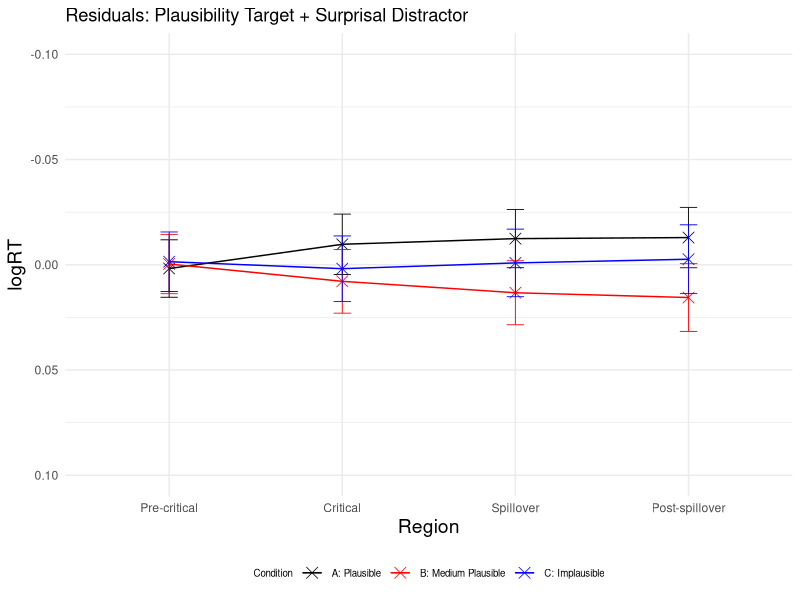
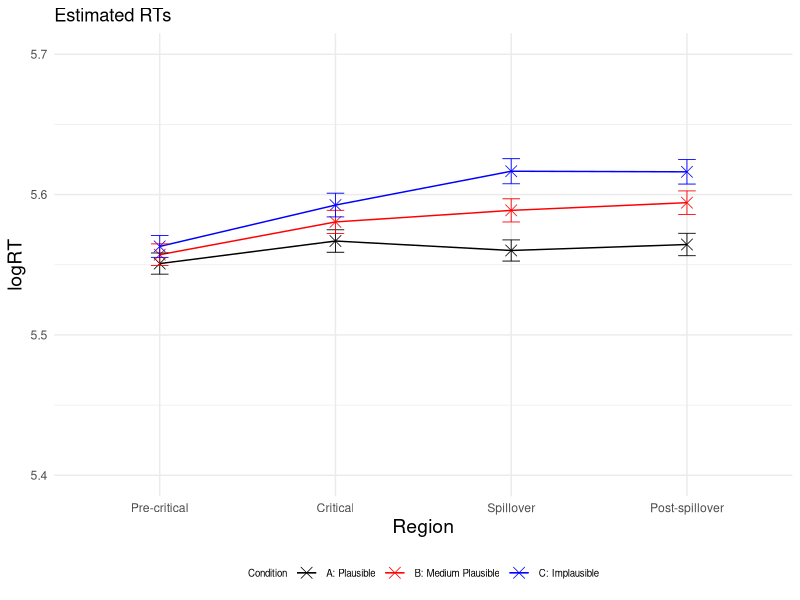
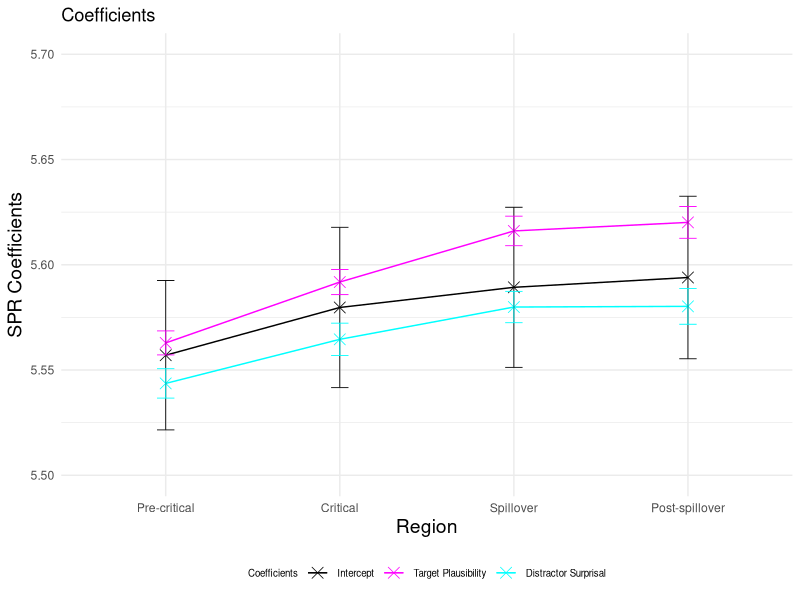
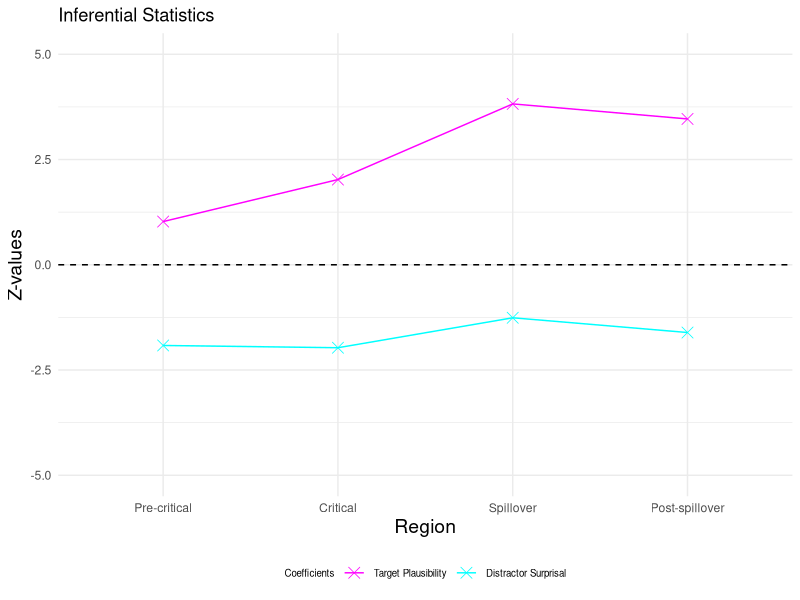
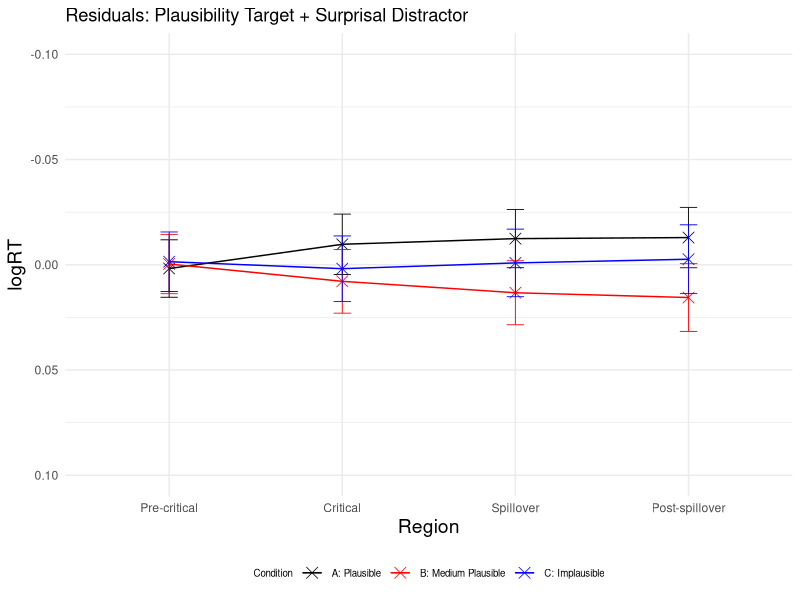
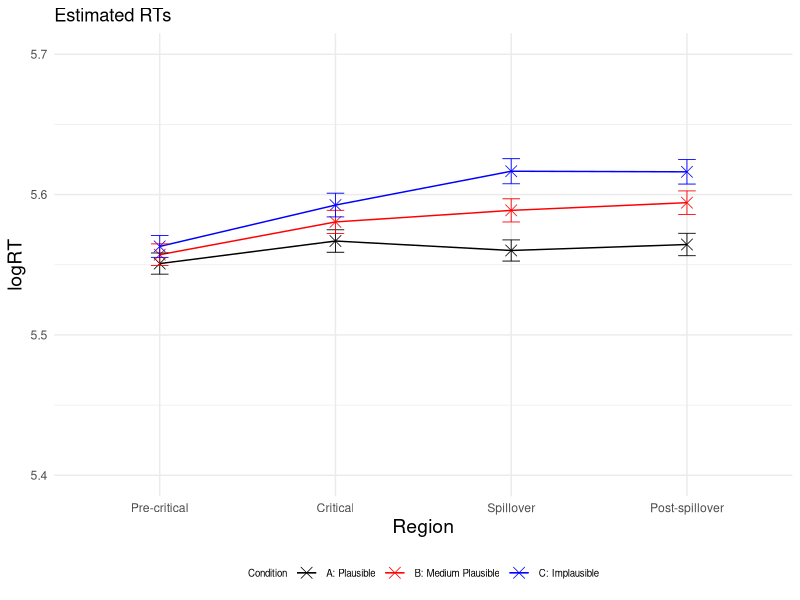
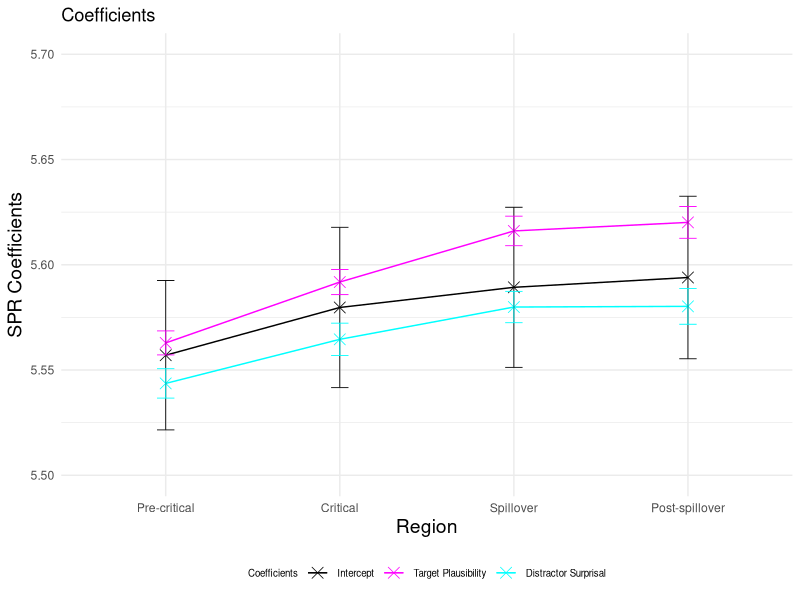
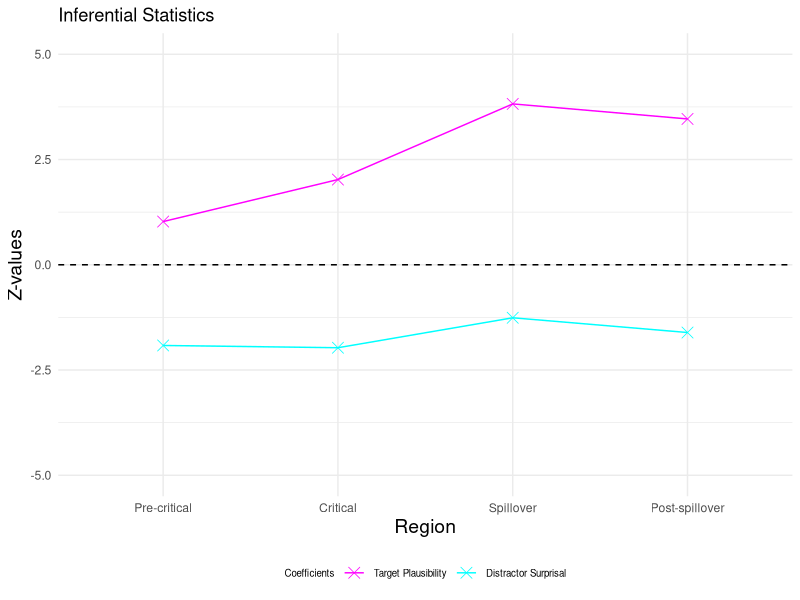

R code for these plots, in order:
### LMER ###
# load lme4 package
library(lme4)
library(lmerTest)
library(dplyr)
library(ggplot2)

setwd("~/Downloads/Master_Thesis/3_SPR_Study/Results_SPR_Plaus_avg/")
GP6 <- read.csv("GP6SPR_processed.csv")

residuals <- data.frame(
  Region = character(0),
  Condition = character(0),
  Residual = numeric(0),
  SE_Residual = numeric(0)
)

logRT_estimated <- data.frame(
  Region = character(0),
  Condition = character(0),
  Estimated_logRT = numeric(0),
  SE_Estimated = numeric(0)
)

p_values <- data.frame(
  Region = character(0),
  p_value_plausibility_target = numeric(0),
  p_value_surprisal_distractor = numeric(0)
)

SPR_coefficients <- data.frame(
  Region = character(0),
  Estimate = character(0),
  Estimate_value = numeric(0),
  Estimate_error = numeric(0),
  Z_value = numeric(0)
)


regions <- c("Pre-critical", "Critical", "Spillover", "Post-spillover") 
conditions <- c("A", "B", "C") 

for (region in regions) 
{
  # Precritical region
  region_subset <- subset(GP6, Region == region)
  
  # standardise predictors
  region_subset$scaled_Plaus_per_region <- scale(region_subset$SPR_Plaus_avg)
  region_subset$scaled_Surprisaldist_per_region <- scale(region_subset$Surprisal_distractor)
  # invert predictor plausibility
  region_subset$inverted_scaled_Plaus_per_region <- (region_subset$scaled_Plaus_per_region) * (-1)
  #log transform reading times
  region_subset$logRT_per_region <- log(region_subset$ReadingTime)
  
  
  # define and run the linear mixed-effects regression model for the precritical region 
  model_per_region <- lmerTest::lmer(logRT_per_region ~ inverted_scaled_Plaus_per_region + scaled_Surprisaldist_per_region + 
                                       (1 + inverted_scaled_Plaus_per_region + scaled_Surprisaldist_per_region | Subject) + 
                                       (1 + inverted_scaled_Plaus_per_region + scaled_Surprisaldist_per_region | Item), data = region_subset)
  
  # print the summary of the model
  summary_per_region <- summary(model_per_region)
  print(summary_per_region)
  
  # calculate p-values
  p_values_per_region <- summary_per_region$coefficients[, "Pr(>|t|)"]
  new_row_p_value <- data.frame(Region = region, 
                                p_value_plausibility_target = p_values_per_region[2], 
                                p_value_surprisal_distractor = p_values_per_region[3])
  p_values <- rbind(p_values, new_row_p_value)
  
  # extract intercept and coefficients added to intercept
  coefficients_per_region <- summary_per_region$coefficients
  intercept <- coefficients_per_region["(Intercept)", 1]
  plaus_target_coeff <- coefficients_per_region["(Intercept)", 1] + coefficients_per_region["inverted_scaled_Plaus_per_region", 1]
  surprisal_distractor_coeff <- coefficients_per_region["(Intercept)", 1] + coefficients_per_region["scaled_Surprisaldist_per_region", 1]
  
  # add error bars for coefficients and intercept
  new_row_coefficient <- data.frame(Region = region, 
                                    Estimate = "Intercept", 
                                    Estimate_value = intercept, 
                                    Estimate_error = coefficients_per_region["(Intercept)", 2],
                                    Z_value = 0)
  SPR_coefficients <- rbind(SPR_coefficients, new_row_coefficient)
  
  new_row_coefficient <- data.frame(Region = region,
                                    Estimate = "Plausability",
                                    Estimate_value = plaus_target_coeff,
                                    Estimate_error = coefficients_per_region["inverted_scaled_Plaus_per_region", 2],
                                    Z_value = coefficients_per_region["inverted_scaled_Plaus_per_region", 1] / coefficients_per_region["inverted_scaled_Plaus_per_region", 2])
  SPR_coefficients <- rbind(SPR_coefficients, new_row_coefficient)
  
  new_row_coefficient <- data.frame(Region = region,
                                    Estimate = "Surprisal", 
                                    Estimate_value = surprisal_distractor_coeff, 
                                    Estimate_error = coefficients_per_region["scaled_Surprisaldist_per_region", 2],
                                    Z_value = coefficients_per_region["scaled_Surprisaldist_per_region", 1] / coefficients_per_region["scaled_Surprisaldist_per_region", 2])
  SPR_coefficients <- rbind(SPR_coefficients, new_row_coefficient)
  
  for (condition in conditions)
  {
    #####predict condition A, precritical#####
    region_per_condition <- subset(region_subset, Condition == condition)
    region_per_condition$region_per_condition_Predicted <- predict(model_per_region, newdata = region_per_condition,  type = "response")
    
    # calculate residuals
    Residual_region_per_condition <- mean(region_per_condition$logRT_per_region) - mean(region_per_condition$region_per_condition_Predicted)
    Residual_region_per_condition
    # observed RT for condition A precritical
    region_per_condition_logRT_observed <- mean(region_per_condition$logRT_per_region)
    # if (condition == "C") 
    #  {
    #  print(region_per_condition_logRT_observed)
    # }
    # estimated RT for condition A precritical
    region_per_condition_logRT_estimated <- mean(region_per_condition$region_per_condition_Predicted)
    region_per_condition_logRT_estimated
    
    # calculate standard error for residuals
    SE_residuals_region_per_condition <- sqrt(sd(region_per_condition$logRT_per_region, na.rm = TRUE)^2/length(region_per_condition$logRT_per_region) + sd(region_per_condition$region_per_condition_Predicted, na.rm = TRUE)^2/length(region_per_condition$region_per_condition_Predicted))
    
    new_row_residuals <- data.frame(Region = region, Condition = condition, Residual = Residual_region_per_condition, SE_Residual = SE_residuals_region_per_condition)
    residuals <- rbind(residuals, new_row_residuals)
    
    # calculate standard error for logRT estimated
    ##
    SE_estimated_region_per_condition <- sd(region_per_condition$region_per_condition_Predicted, na.rm = TRUE) / sqrt(length(region_per_condition$region_per_condition_Predicted)) 
    
    new_row_logRT_estimated <- data.frame(Region = region, Condition = condition, Estimated_logRT = region_per_condition_logRT_estimated, SE_Estimated = SE_estimated_region_per_condition)
    logRT_estimated <- rbind(logRT_estimated, new_row_logRT_estimated)
  }
}

# plot residuals
# Create a line plot 
p <- ggplot(residuals, aes(x = factor(Region, levels = c("Pre-critical", "Critical", "Spillover", "Post-spillover")), 
                           y = Residual, color = Condition, group = Condition)) + geom_point(shape = 4, size = 3.5, stroke = 0.4) + geom_line(linewidth=0.5) + ylim (0.10, -0.10)
p <- p + theme_minimal() + geom_errorbar(aes(ymin=Residual-SE_Residual, ymax=Residual+SE_Residual), width=.1, size=0.3) 
p <- p + scale_color_manual(name="Condition", labels=c("A: Plausible", "B: Medium Plausible", "C: Implausible"), values=c("#000000", "#FF0000", "#0000FF"))
p <- p + labs(x="Region", y="logRT", title = "Residuals: Plausibility Target + Surprisal Distractor") 
p <- p + theme(legend.position="bottom", legend.text=element_text(size=7), legend.title=element_text(size=7), axis.title.x = element_text(size = 14), axis.title.y = element_text(size = 14)) 
p 

ggsave("Residuals_Plot.pdf", p, width=4, height=4)


# plot estimated logRTs
# Create a line plot 
p <- ggplot(logRT_estimated, aes(x = factor(Region, levels = c("Pre-critical", "Critical", "Spillover", "Post-spillover")), 
                                 y = Estimated_logRT, color = Condition, group = Condition)) + geom_point(shape = 4, size = 3.5, stroke = 0.4) + geom_line(linewidth=0.5) + ylim (5.4, 5.7)
p <- p + theme_minimal() + geom_errorbar(aes(ymin=Estimated_logRT-SE_Estimated, ymax=Estimated_logRT+SE_Estimated), width=.1, size=0.3) 
p <- p + scale_color_manual(name="Condition", labels=c("A: Plausible", "B: Medium Plausible", "C: Implausible"), values=c("#000000", "#FF0000", "#0000FF"))
p <- p + labs(x="Region", y="logRT", title = "Estimated RTs") 
p <- p + theme(legend.position="bottom", legend.text=element_text(size=7), legend.title=element_text(size=7), axis.title.x = element_text(size = 14), axis.title.y = element_text(size = 14)) 
p 
ggsave("Estimated_RTs_Plot.pdf", p, width=4, height=4)

# plot intercept and coefficients added to intercept
p <- ggplot(SPR_coefficients, aes(x = factor(Region, levels = c("Pre-critical", "Critical", "Spillover", "Post-spillover")), 
                                  y = Estimate_value, color = Estimate, group = Estimate)) + geom_point(shape = 4, size = 3.5, stroke = 0.4) + geom_line(linewidth=0.5) + ylim (5.5, 5.7)
p <- p + theme_minimal() + geom_errorbar(aes(ymin=Estimate_value-Estimate_error, ymax=Estimate_value+Estimate_error), width=.1, size=0.3) 
p <- p + scale_color_manual(name="Coefficients", labels=c("Intercept", "Target Plausibility", "Distractor Surprisal"), values=c("#000000", "#FF00FF", "#00FFFF"))
p <- p + labs(x="Region", y="SPR Coefficients", title = "Coefficients") 
p <- p + theme(legend.position="bottom", legend.text=element_text(size=7), legend.title=element_text(size=7), axis.title.x = element_text(size = 14), axis.title.y = element_text(size = 14)) 
p 
ggsave("Intercept_Coefficients_Plot.pdf", p, width=4, height=4)


# plot effect sizes (z-vaues)
Effect_sizes <- subset(SPR_coefficients, Estimate != 'Intercept')

p <- ggplot(Effect_sizes, aes(x = factor(Region, levels = c("Pre-critical", "Critical", "Spillover", "Post-spillover")), 
                              y = Z_value, color = Estimate, group = Estimate)) + geom_point(shape = 4, size = 3.5, stroke = 0.4) + geom_line(linewidth=0.5) + ylim (-5, 5)
p <- p + geom_hline(yintercept=0, linetype=2)
p <- p + theme_minimal()
p <- p + scale_color_manual(name="Coefficients", labels=c( "Target Plausibility", "Distractor Surprisal"), values=c("#FF00FF", "#00FFFF"))
p <- p + labs(x="Region", y="Z-values", title = "Inferential Statistics") 
p <- p + theme(legend.position="bottom", legend.text=element_text(size=7), legend.title=element_text(size=7), axis.title.x = element_text(size = 14), axis.title.y = element_text(size = 14)) 
p 
ggsave("Z_values_Plot.pdf", p, width=4, height=4)
